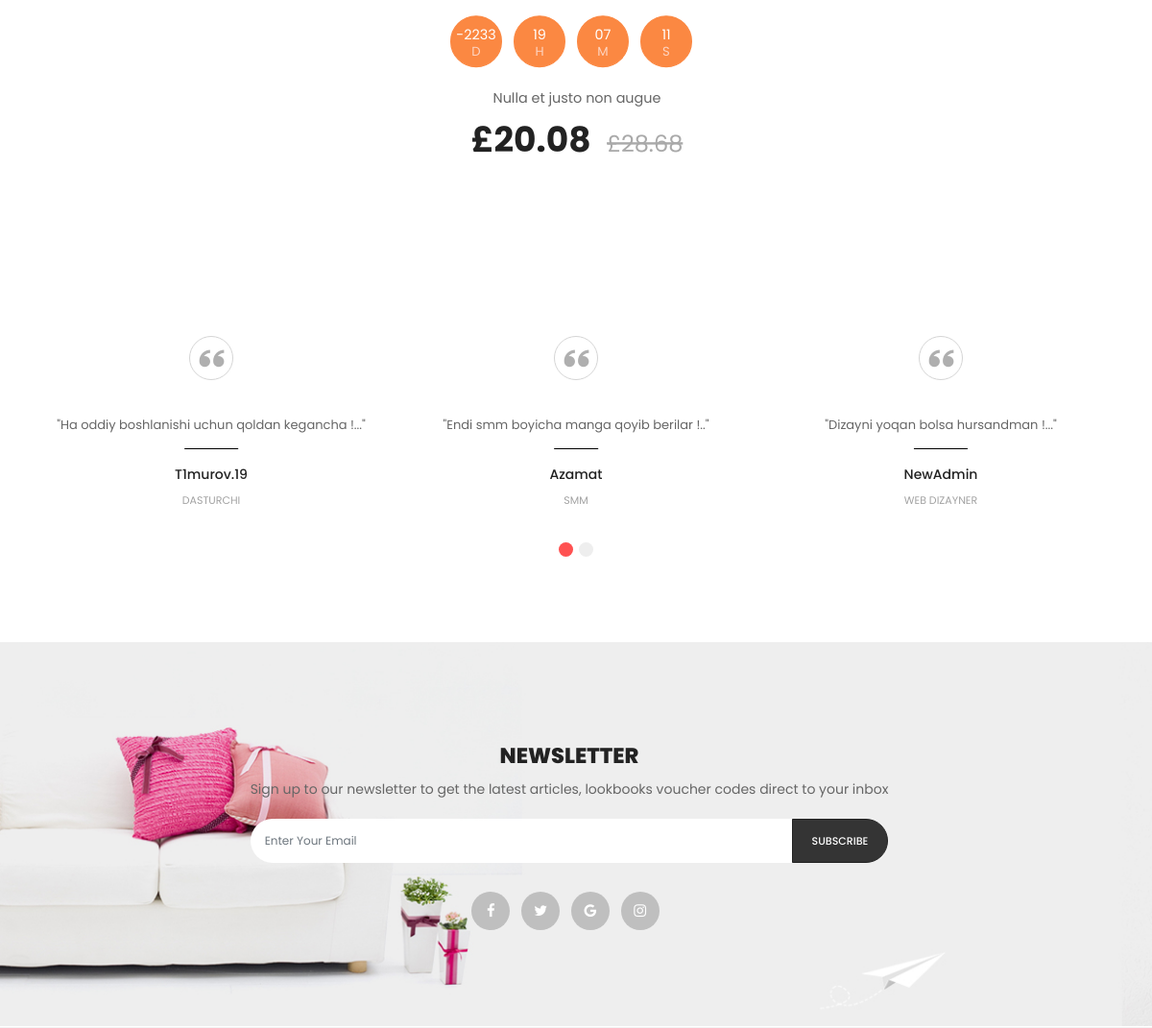
The app's page /en/ (middle part), older data.
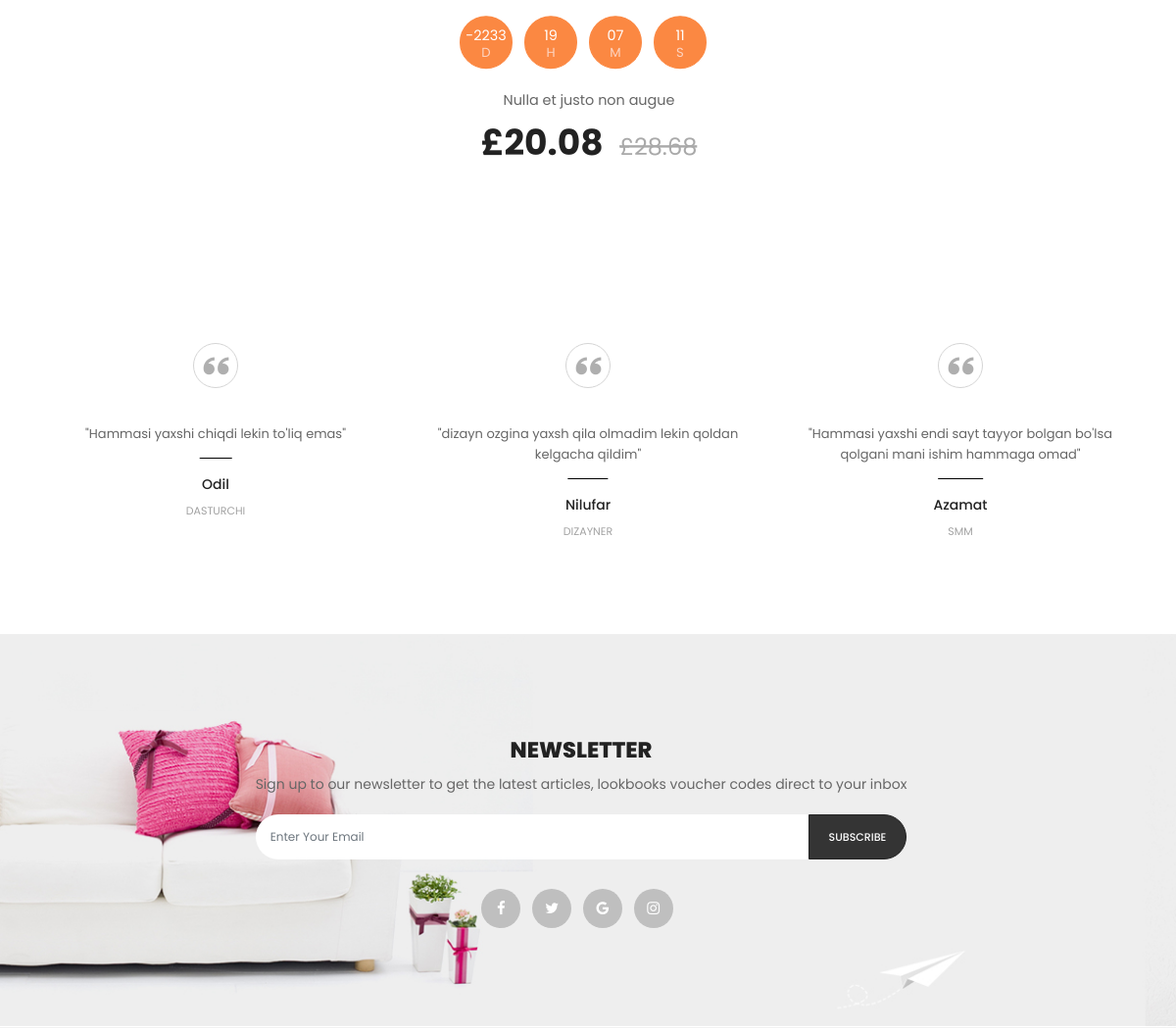
The same page, newer data.
### pages/models.py (models this page shows, shortened)
class InfoModel(models.Model):
    objects = None
    name = models.CharField(max_length=100)
    profession = models.CharField(max_length=100)
    info = models.TextField()
    created_at = models.DateTimeField(auto_now_add=True)
    updated_at = models.DateTimeField(auto_now=True)
    class Meta:
        verbose_name = _('info')
        verbose_name_plural = _('infos')

### pages/views.py (the view)
# urls.py: path('', HomePageView.as_view(), name='home'),
class HomePageView(TemplateView):
    template_name = 'home.html'
    model = InfoModel
    context_object_name = 'Ninfo'
    def get_context_data(self, **kwargs):
        content = super().get_context_data(**kwargs)
        content['Ninfo'] = InfoModel.objects.all()
        return content

### products/templatetags/my_tags.py (called while the page is built)
@register.filter
def get_user_cart(request):
    cart = request.session.get('cart', [])
    products = ProductModel.objects.filter(pk__in=cart)
    return products

@register.filter
def get_cart_total(request):
    cart = request.session.get('cart', [])
    total = ProductModel.objects.filter(pk__in=cart).aggregate(total_price=Sum('real_price'))['total_price']
    return total if total is not None else 0

### templates/home.html (shortened to what this page needs)
{% load static %}
{% load i18n %}
{% load my_tags %}
<!DOCTYPE html>
<html lang="en">
<head>
    <link rel="stylesheet" href="{% static 'libs/bootstrap/css/bootstrap.min.css' %}">
    <link rel="stylesheet" href="{% static 'libs/font-awesome/css/font-awesome.min.css' %}">
    <link rel="stylesheet" href="{% static 'libs/nivo-slider/css/nivo-slider.css' %}">
    <link rel="stylesheet" href="{% static 'libs/nivo-slider/css/animate.css' %}">
    <link rel="stylesheet" href="{% static 'libs/nivo-slider/css/style.css' %}">
    <link rel="stylesheet" href="{% static 'libs/font-material/css/material-design-iconic-font.min.css' %}">
    <link rel="stylesheet" href="{% static 'libs/slider-range/css/jslider.css' %}">
    <link rel="stylesheet" href="{% static 'libs/owl-carousel/assets/owl.carousel.min.css' %}">
    <link rel="stylesheet" href="{% static 'libs/slick-slider/css/slick.css' %}">
    <link rel="stylesheet" href="{% static 'libs/slick-slider/css/slick-theme.css' %}">
    <link rel="stylesheet" type="text/css" href="{% static 'css/style.css' %}">
    <link rel="stylesheet" type="text/css" href="{% static 'css/reponsive.css' %}">
</head>
<body id="home3">
    <div class="main-content">
        <div id="wrapper-site">
            <div id="content-wrapper" class="full-width">
                <div id="main">
                    <section class="page-home">
                        <div class="section deal-of-day">
                            <div class="container">
                                <div class="row">
                                    <div class="new-arrivals prodcut-tab col">
                                        <div>
                                            <div class="title-tab-content product-tab">
                                                <div class="tab-content">
                                                    <div id="deal_of_day" class="slick">
                                                        <div class="item text-center">
                                                            <div class="product-miniature js-product-miniature item-one first-item">
                                                                <div class="product-description">
                                                                    <div class="product-groups">
                                                                        <div class="d-flex justify-content-center">
                                                                            <div class="days"></div>
                                                                            <div class="hours"></div>
                                                                            <div class="minutes"></div>
                                                                            <div class="seconds"></div>
                                                                        </div>
                                                                        <div class="product-title">
                                                                            <a href="product-detail.html">Nulla et justo non augue</a>
                                                                        </div>
                                                                        <div class="product-group-price">
                                                                            <div class="product-price-and-shipping">
                                                                                <span class="price">£20.08</span>
                                                                                <del class="regular-price">£28.68</del>
                                                                            </div>
                                                                        </div>
                                                                    </div>
                                                                    <div class="product-buttons d-flex justify-content-center">
                                                                    </div>
                                                                </div>
                                                            </div>
                                                        </div>
                                                    </div>
                                                </div>
                                            </div>
                                        </div>
                                    </div>
                                </div>
                            </div>
                        </div>
                        <div class="section testimonial-block col-lg-12 col-xs-12">
                            <div class="container">
                                <div class="row">
                                    <div class="col-lg-12 col-md-12">
                                        <div class="block">
                                            <div class="owl-carousel owl-theme testimonial-type-home3">
                                                {% for i in Ninfo %}
                                                <div class="item type-one">
                                                    <div class="textimonial-image d-flex justify-content-center">
                                                        <i class="icon-testimonial"></i>
                                                    </div>
                                                    <div class="desc-testimonial">
                                                        <div class="testimonial-content">
                                                            <div class="text">
                                                                <p>"{{ i.info }}"</p>
                                                            </div>
                                                        </div>
                                                        <div class="testimonial-info">
                                                            <h5 class="mt-0 box-info">{{ i.name }}</h5>
                                                            <p class="box-dress">{{ i.profession }}</p>
                                                        </div>
                                                    </div>
                                                </div>
                                                {% endfor %}
                                            </div>
                                        </div>
                                    </div>
                                </div>
                            </div>
                        </div>
                        <div class="section newsletter">
                            <div class="container">
                                <div class="row">
                                    <div class="news-content">
                                        <div class="tiva-modules">
                                            <div class="block">
                                                <div class="title-block">{% trans 'Newsletter' %}</div>
                                                <div class="sub-title">{% trans 'Sign up to our newsletter to get the latest articles, lookbooks voucher codes direct to your inbox' %}</div>
                                                <div class="block-newsletter">
                                                    <form action="#" method="post">
                                                        <div class="input-group">
                                                            <input type="text" class="form-control" name="email" value="" placeholder="Enter Your Email">
                                                            <span class="input-group-btn">
                                                                <button class="effect-btn btn btn-secondary" name="submitNewsletter" type="submit">
                                                                    <span>subscribe</span>
                                                                </button>
                                                            </span>
                                                        </div>
                                                    </form>
                                                </div>
                                            </div>
                                            <div class="block">
                                                <div class="social-content">
                                                    <div id="social-block">
                                                        <div class="social">
                                                            <ul class="list-inline mb-0 justify-content-end">
                                                                <li class="list-inline-item mb-0">
                                                                    <a href="https://fasebook.com" target="_blank">
                                                                        <i class="fa fa-facebook"></i>
                                                                    </a>
                                                                </li>
                                                                <li class="list-inline-item mb-0">
                                                                    <a href="https://www.twitter.com/" target="_blank">
                                                                        <i class="fa fa-twitter"></i>
                                                                    </a>
                                                                </li>
                                                                <li class="list-inline-item mb-0">
                                                                    <a href="https://www.google.com/" target="_blank">
                                                                        <i class="fa fa-google"></i>
                                                                    </a>
                                                                </li>
                                                                <li class="list-inline-item mb-0">
                                                                    <a href="https://www.instagram.com/" target="_blank">
                                                                        <i class="fa fa-instagram"></i>
                                                                    </a>
                                                                </li>
                                                            </ul>
                                                        </div>
                                                    </div>
                                                </div>
                                            </div>
                                        </div>
                                    </div>
                                </div>
                            </div>
                        </div>
                    </section>
                </div>
            </div>
        </div>
    </div>
</body>
</html>

### templates/layouts/header-home.html (shortened to what this page needs)
{% load static %}
{% load i18n %}
{% load my_tags %}

### templates/layouts/footer.html (shortened to what this page needs)
{% load static %}
{% load i18n %}

### templates/layouts/menu-mobile-left.html (shortened to what this page needs)
{% load static %}

### templates/layouts/menu-mobile-right.html (shortened to what this page needs)
{% load static %}

Row changes from the older to the newer data that the page shows:
removed InfoModel: info "Ha oddiy boshlanishi uchun qoldan kegancha !...", name "T1murov.19", profession "DASTURCHI"
removed InfoModel: info "Endi smm boyicha manga qoyib berilar !..", name "Azamat", profession "SMM"
removed InfoModel: info "Dizayni yoqan bolsa hursandman !...", name "NewAdmin", profession "WEB DIZAYNER"
now on this page (row edited): InfoModel: info "Hammasi yaxshi chiqdi lekin to'liq emas", name "Odil", profession "DASTURCHI"
added InfoModel: info "dizayn ozgina yaxsh qila olmadim lekin qoldan kelgacha qildim", name "Nilufar", profession "DIZAYNER"
added InfoModel: info "Hammasi yaxshi endi sayt tayyor bolgan bo'lsa qolgani mani ishim hammaga omad", name "Azamat", profession "SMM"
